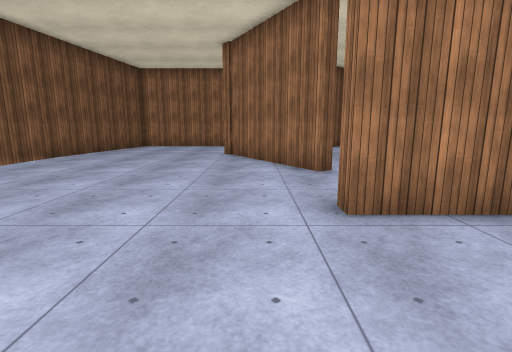
view 1 (above)

16 first-person views from a walk through a Unity game level. The camera is 1.5 m above the floor, tilts 10° down and sees 85° across. The floor is counted in squares, 1.2 m on a side. Each view is taken from the middle of a square. On the plan, view 1 faces up. The plan holds only what a view shows up to about 13 squares ahead; the rest is blank. The place goes on beyond the plan. The player is left out. Surface patterns are stand-ins for the level's own textures.

view 2
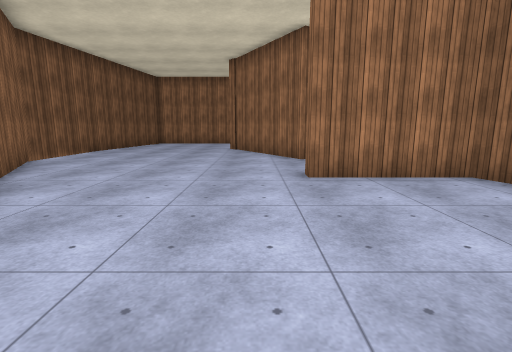

view 3
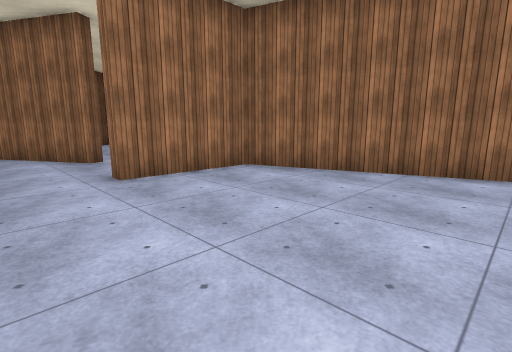

view 4
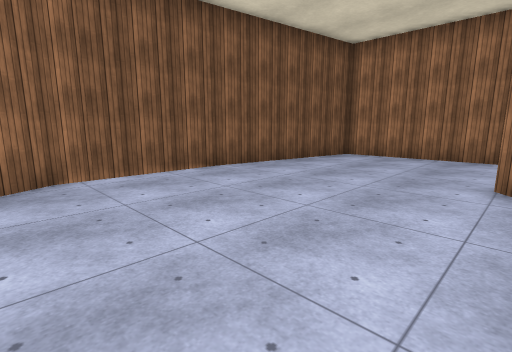

view 5
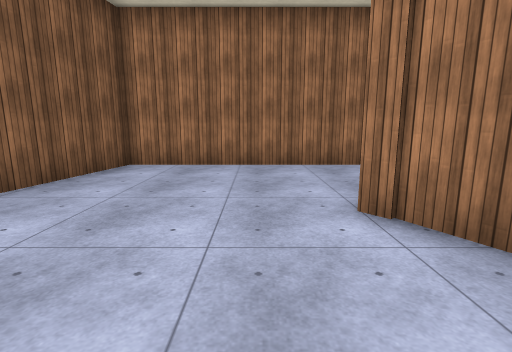

view 6
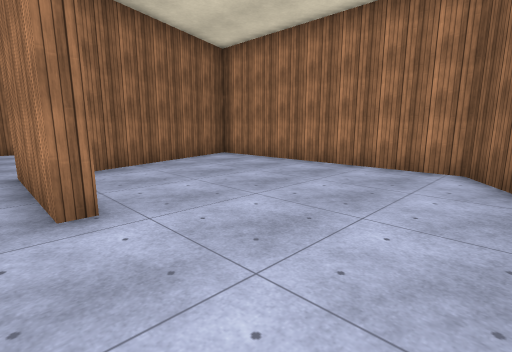

view 7
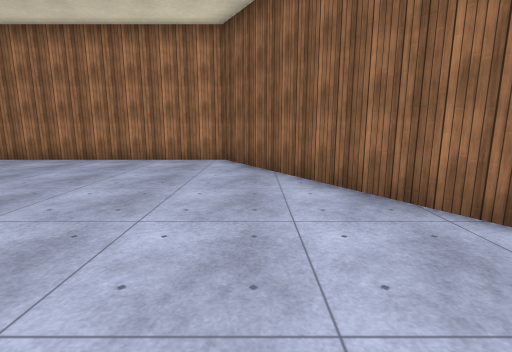

view 8
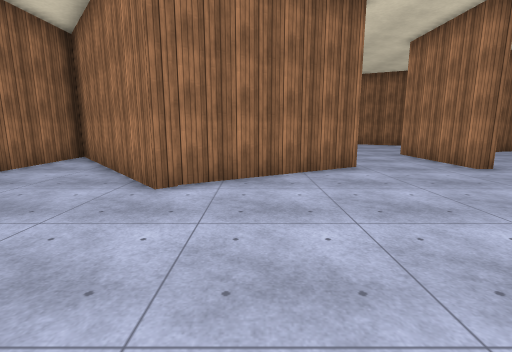

view 9
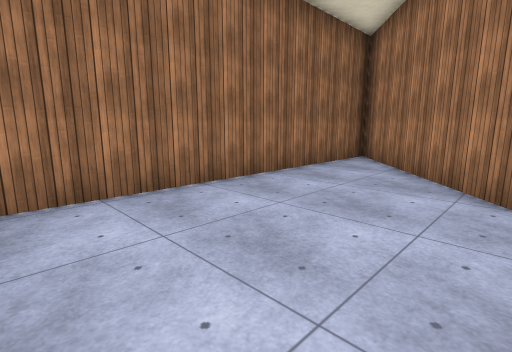

view 10
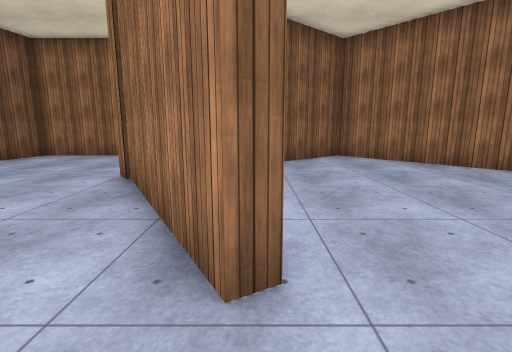

view 11
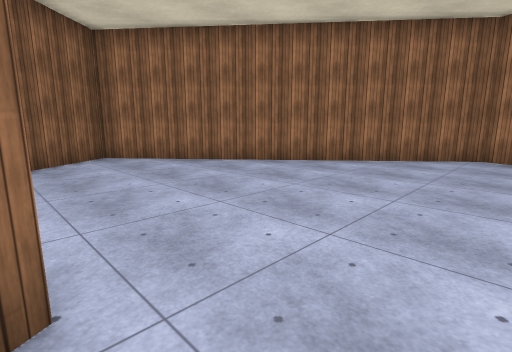

view 12
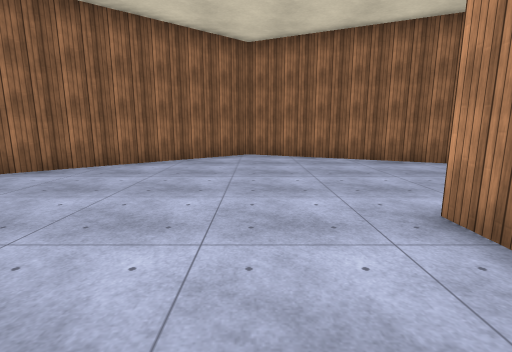

view 13
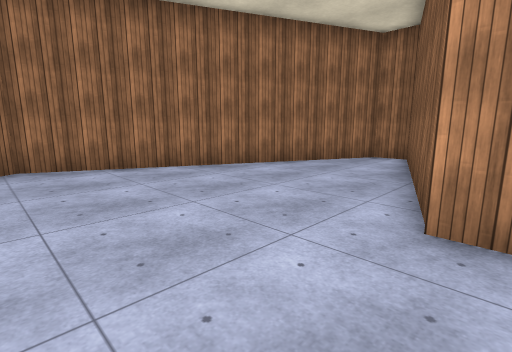

view 14
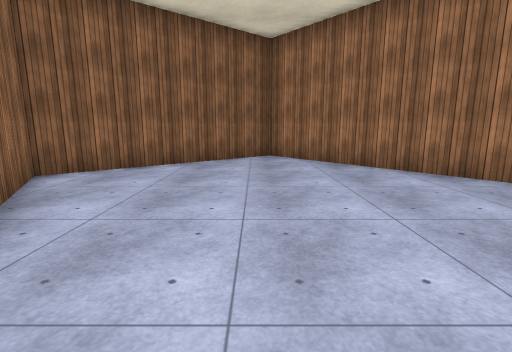

view 15
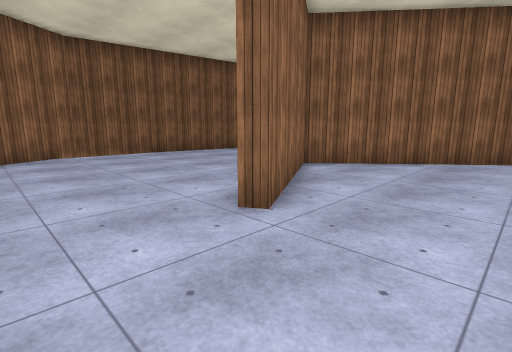

view 16
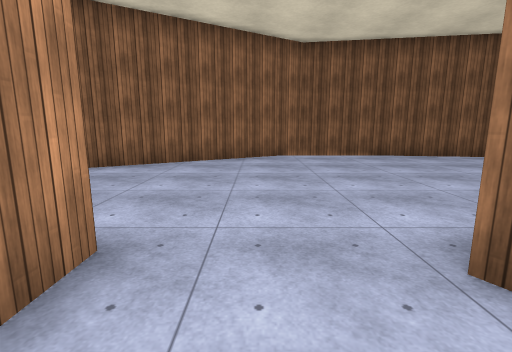

### Floor plan
Points are (right, up) in squares from view 1. A wall is a line through its corners. A room is listed if a view was taken in it or the views show most of it. See-through windows are left out.
Room 1 (views 1, 2, 3, 4, 5, 6, 7, 8, 9)
walls: (1.8, 7.8) (-1.1, 12.8); (-1.1, 12.6) (-1.5, 13) (4.8, 18.2) (-7.2, 18.2) (-8.9, 8) (-1.8, -3.7) (7, -3.7); (7.7, -3) (5.4, 3.9) (1.3, 3.9) (1.3, 4.4)
ways out: opening at (1, 6) to room 2
Room 2 (views 10, 11, 12, 13, 14, 15, 16)
walls: (5.9, 4) (8.5, -3.7) (9.7, -3.7) (14.8, 7.3) (5.6, 18.3) (-0.7, 13.1) (2.2, 8.1) (1.8, 7.8); (1.3, 4.4) (5.9, 4.4)
ways out: opening at (1, 6) to room 1

Positions as (right, up) in squares from view 1, and headings:
1: (0, 0), facing up
2: (0, -3), facing up
3: (-1, -3), facing up-right
4: (-1, 6), facing up-left
5: (-3, 9), facing up
6: (-3, 5), facing down-right
7: (-3, 7), facing down
8: (-7, 11), facing right
9: (-7, 13), facing up-right
10: (2, 6), facing up
11: (2, 6), facing up-right
12: (2, 7), facing right
13: (5, 8), facing down-right
14: (5, 6), facing up
15: (5, 5), facing up-left
16: (4, 6), facing left
